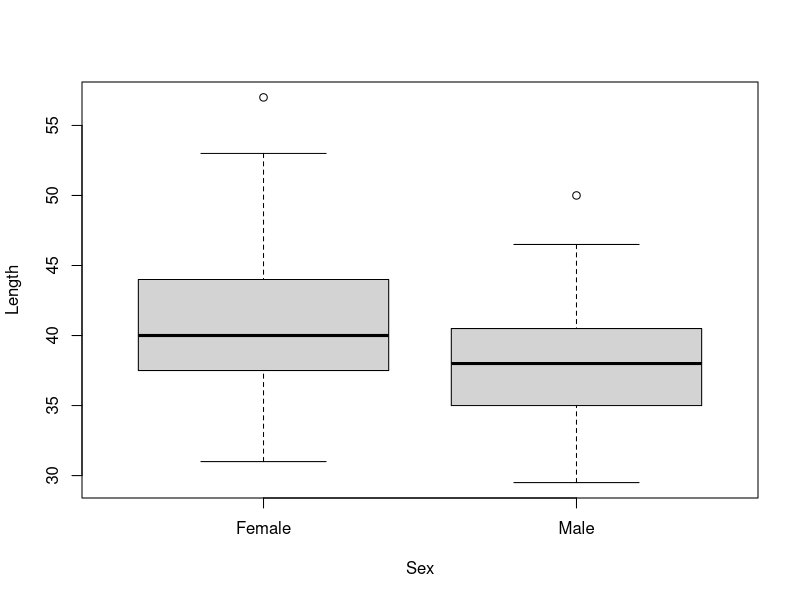
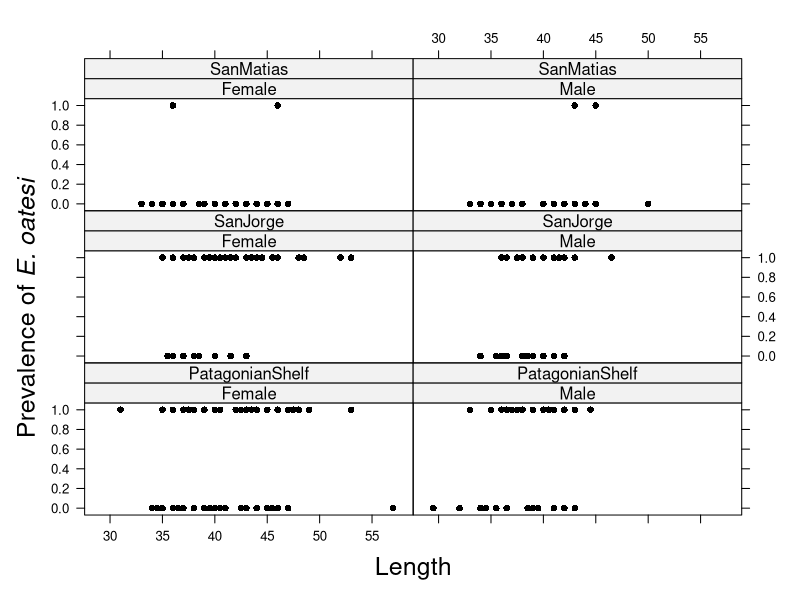
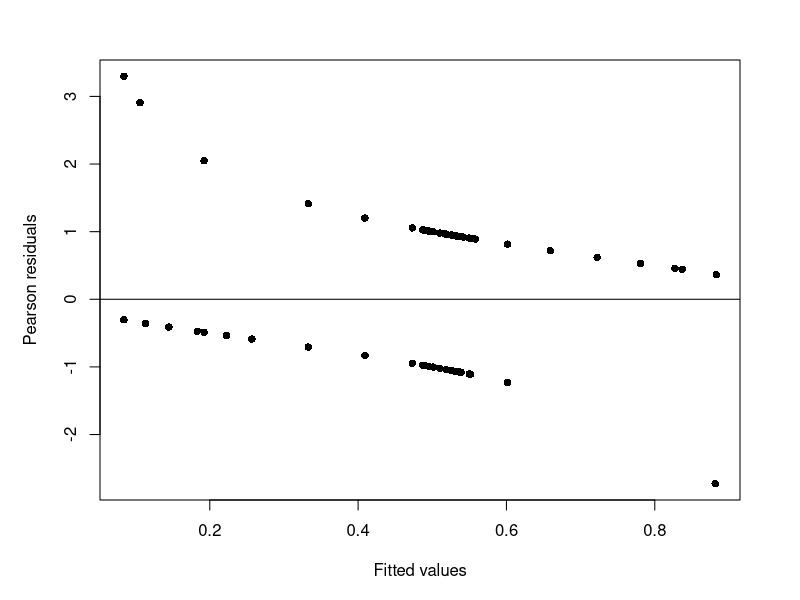
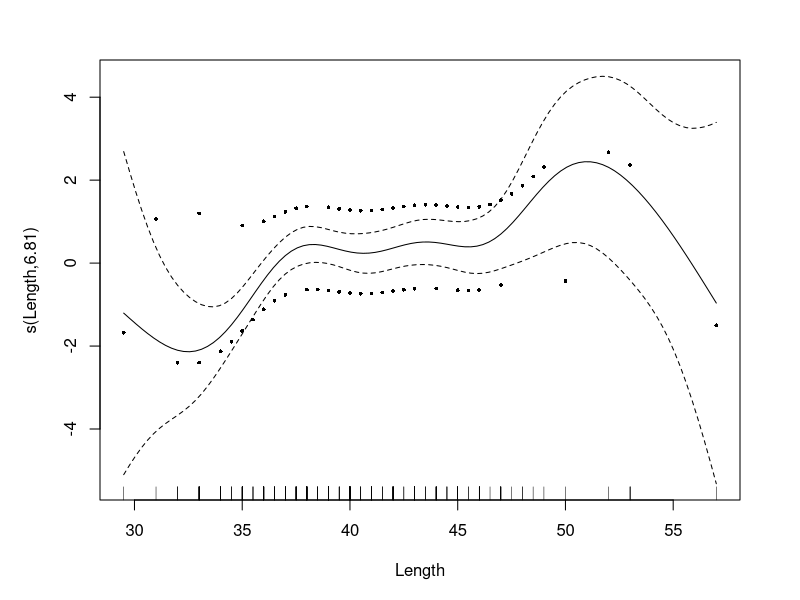
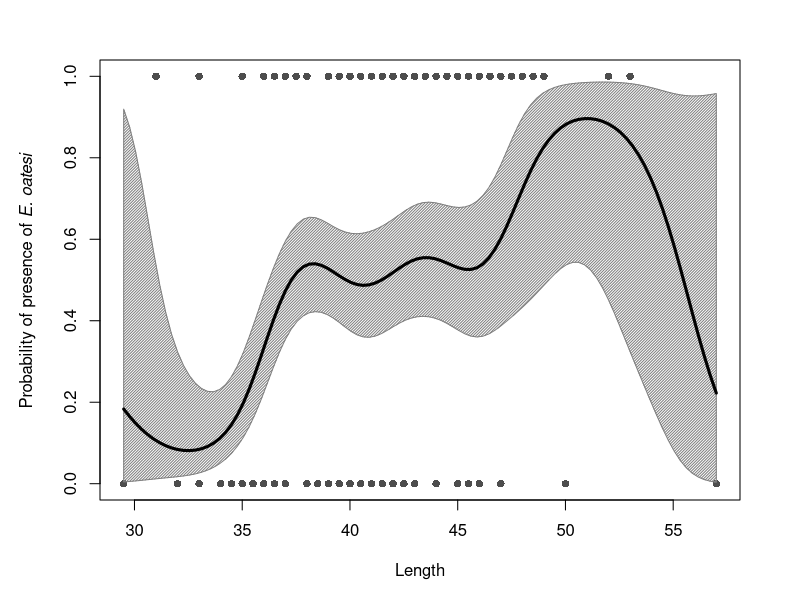

These figures' R source, in order: (Note: this script raises an error after producing the figures.)
#    Beginner's Guide to GAM with R
#    Alain Zuur

#    www.highstat.com

#    This program is distributed in the hope that it will be useful,
#    but WITHOUT ANY WARRANTY; without even the implied warranty of
#    MERCHANTABILITY or FITNESS FOR A PARTICULAR PURPOSE.  See the
#    GNU General Public License for more details.


##############################################################
#Load the data
Par <- read.table("Parasites3.txt",
                  header = TRUE)

Par$Worms <- Par$Elytrophalloides_oatesi

#Inspect the data
str(Par)
names(Par)

##############################################################
#House keeping: load packages and support functions
library(lattice) #For multi-panel graphs
library(mgcv)    # For GAMs

#Source our library file Highstatlib.R
#source(file="HighstatLibV4.R")
#You need to adjust the path!
#It can be dowloaded from the course website.


##############################################################
#Section 7.3 Data exploration

#Sampling effort over time and space
with(Par, table(Year, Area))

#Figure 7.1
boxplot(Length ~ Sex, 
        data = Par,
        xlab = "Sex",
        ylab = "Length")


#Figure 7.2
ylab.name = expression(paste("Prevalence of ",italic("E. oatesi"), sep=""))

xyplot(Worms ~ Length | Sex * Area,
       pch = 16,
       xlab = list(label = "Length", cex = 1.5),
       ylab = list(label = ylab.name, cex = 1.5),
       data = Par, 
       col=1)
       

#table command
table(Par$Worms)
   
   
       
##############################################################
#Section 7.5 Applying Binomial GAM

M1 <- gam(Worms ~ s(Length), 
          data = Par,
          family = binomial)
         
summary(M1)

deviance(M1)
logLik(M1)
AIC(M1)


#Figure 7.3
E1 <- resid(M1, type = "pearson")
F1 <- fitted(M1, type = "response")

par(mfrow = c(1,1), mar = c(5,5,3,3))
plot(x = F1, 
     y = E1, 
     xlab = "Fitted values",
     ylab = "Pearson residuals", 
     pch = 16)
abline(h = 0)


#Figure 7.4
plot(M1, 
     resid = TRUE, 
     shade = TRUE,
     cex = 0.5,
     pch = 16)



#Figure 7.5
range(Par$Length)
ylab.name = expression(paste("Probability of presence of ",
                             italic("E. oatesi"), 
                             sep=""))

MD <- data.frame(Length = seq(29.5, 57, length = 100))
P1 <- predict(M1, newdata = MD, se = TRUE, type = "link")

SE.UP  <- exp(P1$fit + 2 * P1$se.fit) / (1+exp(P1$fit + 2 * P1$se.fit))
SE.Low <- exp(P1$fit - 2 * P1$se.fit) / (1+exp(P1$fit - 2 * P1$se.fit))
Fit    <- exp(P1$fit) / (1+exp(P1$fit))

plot(x = Par$Length,  
     y = Par$Worms,
     xlab = "Length",
     ylab = ylab.name,
     pch = 16, col = grey(0.3))

polygon(c(MD$Length, rev(MD$Length)),
        c(SE.Low, rev(SE.UP)),
        col = grey(0.5),border=NULL,
        density = 50   )

lines(MD$Length, Fit, lwd = 3)




#Fit Model M2:
M2 <- gam(Worms ~ s(Length) + Sex, 
          data = Par,
         family = binomial)
anova(M2)
AIC(M1, M2)


#Fit Model M3
M3 <- gam(Worms ~ s(Length, by = Sex) + Sex, 
          data = Par,
          family = binomial)         
summary(M3)

AIC(M1, M2, M3)


#Figure 7.6
par(mfrow = c(1,2), mar = c(5,5,3,3))
plot(M3, 
     resid = TRUE, 
     shade = TRUE,
     cex = 0.5, 
     cex.lab = 1.5, 
     pch = 16)



#Fit model M4
M4 <- gam(Worms ~ s(Length, by = Sex) + Sex + Area, 
          data = Par,
          family = binomial)
          
AIC(M1, M2, M3, M4)
summary(M4)


#Figure 7.7
par(mfrow = c(1,2), mar = c(5,5,3,3))
plot(M4, 
     resid = TRUE, 
     shade = TRUE,
     cex = 0.5, 
     cex.lab = 1.5, 
     pch = 16)



#Figure 7.8
Raise <- (1 - Par$Worms) * as.numeric(Par$Area)/50
Lower <- Par$Worms * as.numeric(Par$Area)/50
MyPch <- rep(1, nrow(Par))
MyPch[Par$Area == "SanMatias"] <- 16


par(mfrow = c(1,1), mar = c(5,5,3,3))
plot(x = Par$Length, 
     y = Par$Worms + Raise - Lower,
     xlab = "Length",
     ylab = ylab.name,
     col = 1, 
     pch = MyPch,
     cex.lab = 1.5)

polygon(c(MD$Length, rev(MD$Length)),
        c(SE.Low, rev(SE.UP)),
        col = grey(0.5),border=NULL,
        density = 50   )

lines(x = MD$Length, y = Fit, lwd = 3)



#Fit Models M5, M6, M7
M5 <- gam(Worms ~ s(Length) + Sex + Area, 
          data = Par,
          family = binomial)

M6 <- gam(Worms ~ Length * Sex + Area, 
          data = Par,
          family = binomial)

M7 <- glm(Worms ~ Length * Sex + Area, 
          data = Par,
          family = binomial)

AIC(M1, M2, M3, M4, M5, M6, M7)
drop1(M7, test= "Chi")


#Figure 7.9
MD <- expand.grid(Length = seq(29.5, 57, length = 100),
                  Sex    = levels(Par$Sex),
                  Area   = levels(Par$Area))

P7 <- predict(M7, newdata = MD, se = TRUE, type = "link")
MD$fit <- P7$fit
MD$se.fit <- P7$se.fit


xyplot(Worms ~ Length | Area * Sex,
     data = Par,
     xlab = list(label = "Length", cex = 1.5),
     ylab = list(ylab.name, cex = 1.5),
     panel = function(x,y,subscripts,...){
     	panel.points(x, y, cex = 1, pch = 16, col = 1)
     	Sexi   <- as.character(Par[subscripts,"Sex"][1])
     	Areai  <- as.character(Par[subscripts,"Area"][1])
     	MDi    <- MD[MD$Sex==Sexi & MD$Area == Areai,]
        Fit    <- exp(MDi$fit) / (1+exp(MDi$fit))
        SE.UP  <- exp(MDi$fit + 2 * MDi$se.fit) / (1+exp(MDi$fit + 2 * MDi$se.fit))
        SE.Low <- exp(MDi$fit - 2 * MDi$se.fit) / (1+exp(MDi$fit - 2 * MDi$se.fit))
        panel.polygon(c(MDi$Length, rev(MDi$Length)),
                c(SE.Low, rev(SE.UP)),
                col = grey(0.5),border=NULL,
                density = 50   )
     	panel.lines(MDi$Length, Fit, lwd = 3, col = 1)
     		})

########## End of code##############



